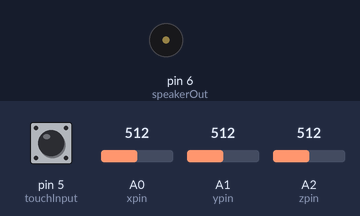
The sketch below on a simulated Arduino Uno, built with avr-gcc and run on an emulated ATmega328P. Shown: buzzer (waves = sounding). The inputs (shaded band) are chosen by the test bench; at power-on: pin 5 (touchInput) LOW, A0 (xpin) = 512, A1 (ypin) = 512, A2 (zpin) = 512.

Above: at 1.2 s.
1.3 s: pin 5 (touchInput) pulled HIGH for 0.15 s
At 1.43 s:
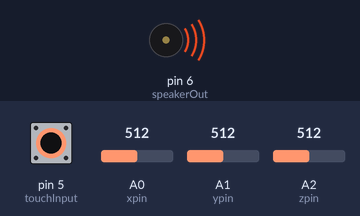
3.0 s: pin 5 (touchInput) pulled HIGH for 3.2 s
At 6.6 s:
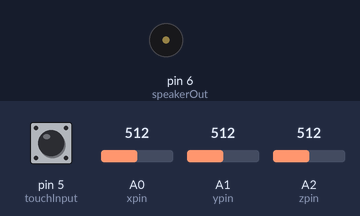
Timing chart, 0 to 8.1 s (numbered marks = the images above; inputs shaded):
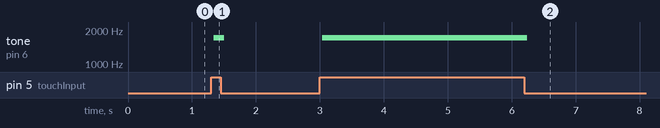

Measured:
- after the input at 1.3 s, tone on pin 6 (speakerOut): silent → 1700 Hz at once, → silent 0.16 s later
- after the input at 3.0 s, tone on pin 6 (speakerOut): silent → 1700 Hz at once, → silent 3.2 s later

The sketch:

PLab_accelerometer_sound_plus_touch.ino
```cpp
// these constants describe the pins. They won't change:
const int xpin = A0;                  // x-axis of the accelerometer
const int ypin = A1;                  // y-axis
const int zpin = A2;                  // z-axis (only on 3-axis models)

int speakerOut = 6; // Put speaker through 220 ohm on pin 9.
int frequency = 0;
int touchInput = 5;
int touchValue = 0;

int xValue = 0;
int yValue = 0;
int zValue = 0;

void setup()
{
  pinMode(speakerOut, OUTPUT);
  pinMode(touchInput, INPUT);
}

// Function to produce one square pulse of a
// given frequency on a given pin:
void playOneSquarePulse(int pin, int freq) {
  long int pulseLength = 500000 / freq;
  digitalWrite(pin, HIGH);
  delayMicroseconds(pulseLength);
  digitalWrite(pin, LOW);
  delayMicroseconds(pulseLength);
}

void loop()
{
  xValue = analogRead(xpin);
  yValue = analogRead(ypin);
  zValue = analogRead(zpin);
  frequency = xValue + yValue + zValue;
  frequency = (frequency - 600)*5;
  touchValue = digitalRead(touchInput);
  if (touchValue == HIGH) {
     playOneSquarePulse(speakerOut, frequency);
  }
}
```
